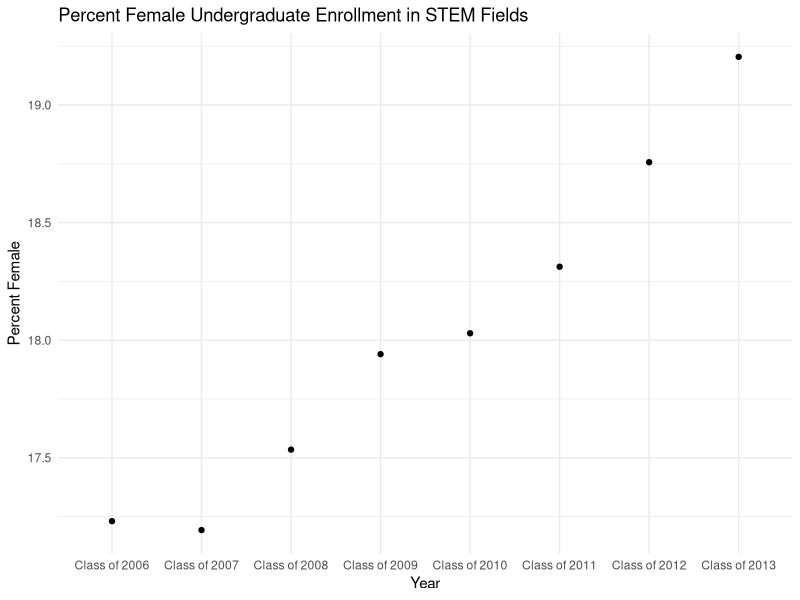
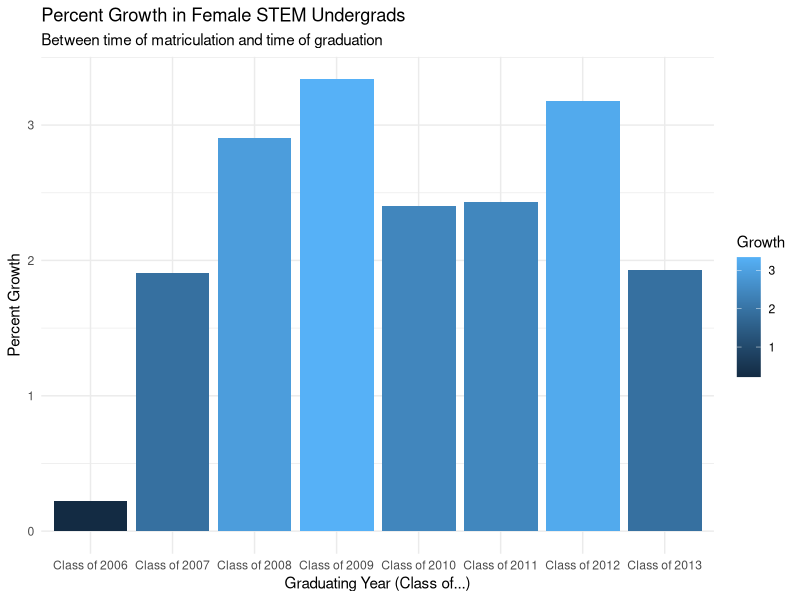
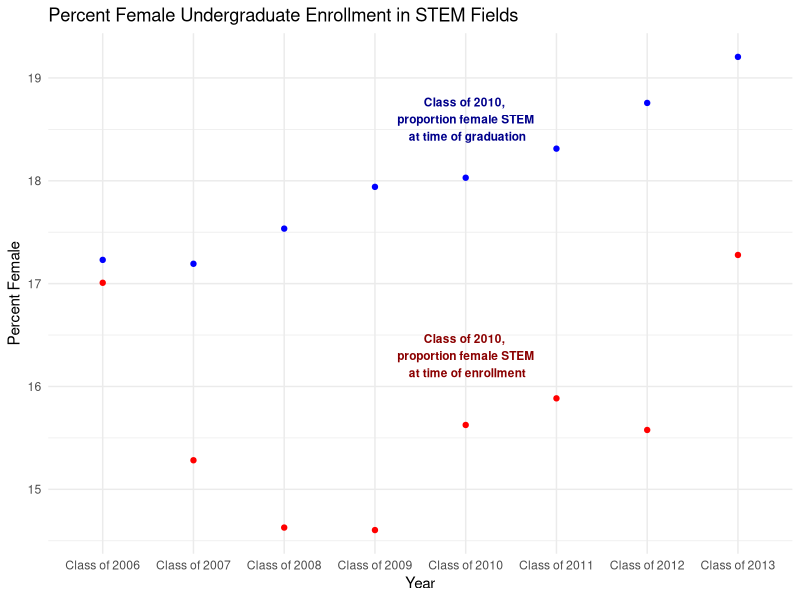

These charts were generated, in order, by the following R code:
### NOTES (read): presenting graphs with the x axis of "year" is confusing. 
# what the graphs are actually showing are the outcomes for the CLASS of "year"
# e.g. the bar graph shows the percent growth in female STEM students for the CLASS of 2006, 2007, etc.
# how can we make labels into "class of ____"?
# note: we want to maintain the year by year line chart so these edits should happen in a diff set?

library(readxl)
library(tidyverse)
library(tidyr)

undergradenrollment <- read_excel("undergradenrollment.xlsx")

data <- undergradenrollment %>%
  mutate(propfemale = female/undergrads*100, firstyearpropfemale = firstyearfemale/firstyearundergrads*100) %>% 
  mutate(growth = propfemale-firstyearpropfemale)

ggplot(data=data, mapping = aes(x=year,y=propfemale),group=year) +
  geom_point() +
  geom_line(colour="blue") +
  geom_text(aes(label=""),position = position_dodge(0.6)) +
  ggtitle("Percent Female Undergraduate Enrollment in STEM Fields") +
  xlab("Year") +
  ylab("Percent Female") +
  theme_minimal()

ggplot(data=data, mapping=aes(x=year,y=growth)) +
  geom_col(aes(fill=growth)) +
  ylab("Percent Growth") +
  xlab("Graduating Year (Class of...)") +
  ggtitle("Percent Growth in Female STEM Undergrads",subtitle = "Between time of matriculation and time of graduation") +
  labs(fill="Growth") +
  theme_minimal()

# what does the above mean? plot a line graph with prop in enrolling year and prop in graduating year:

legend_ord <- c("At Matriculation","At Graduation")

ggplot(data=data) +
  geom_point(mapping = aes(x=(year),y=propfemale), colour = "Blue") +
  geom_point(mapping = aes(x=(year),y=firstyearpropfemale),colour="Red") +
  geom_line(aes(x=(year), y=propfemale), colour = "Blue") +
  geom_line(aes(x=(year), y=firstyearpropfemale), colour = "Red") +
  ggtitle("Percent Female Undergraduate Enrollment in STEM Fields") +
  xlab("Year") +
  ylab("Percent Female") +
  theme_minimal() +
  annotate("text", x = 5, y = 16.3, label = "Class of 2010, \n proportion female STEM \n at time of enrollment", size=3, fontface=2, colour="darkred") +
  annotate("text", x = 5, y = 18.6, label = "Class of 2010, \n proportion female STEM \n at time of graduation", size=3, fontface=2, colour="darkblue") +
  labs(fill="Education Level") +
  scale_fill_discrete(breaks=legend_ord) #+
  ###### HOW DO I MAKE A LEGEND WITH BLUE AND RED?


  